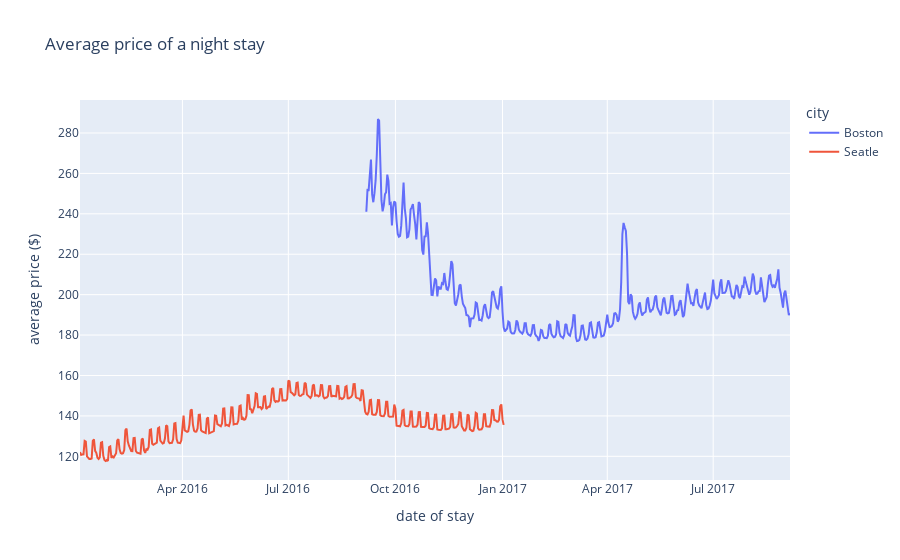

This figure's notebook cell:
### Markdown cell above
Evolution of the average price over time

### Code cell
fig = px.line(df_daily_price, x='date', y='price', color='city',
              labels={
                     "date": "date of stay",
                     "price": "average price ($)",
                     "city": "city"
                 },
                title="Average price of a night stay")
fig.show()

### Figure 1 — Plotly figure (JSON) as saved in the notebook; plotly's stock layout.template omitted (floating-point values rounded to 4 significant figures; data arrays with more than 128 entries replaced by an {"elided": "..."} marker saying what was removed)
{"data": [{"hovertemplate": "city=Boston<br>date of stay=%{x}<br>average price ($)=%{y}<extra></extra>", "legendgroup": "Boston", "line": {"color": "#636efa", "dash": "solid"}, "marker": {"symbol": "circle"}, "mode": "lines", "name": "Boston", "orientation": "v", "showlegend": true, "type": "scatter", "x": {"elided": "365 str values"}, "xaxis": "x", "y": {"elided": "365 float values"}, "yaxis": "y"}, {"hovertemplate": "city=Seatle<br>date of stay=%{x}<br>average price ($)=%{y}<extra></extra>", "legendgroup": "Seatle", "line": {"color": "#EF553B", "dash": "solid"}, "marker": {"symbol": "circle"}, "mode": "lines", "name": "Seatle", "orientation": "v", "showlegend": true, "type": "scatter", "x": {"elided": "365 str values"}, "xaxis": "x", "y": {"elided": "365 float values"}, "yaxis": "y"}], "layout": {"legend": {"title": {"text": "city"}, "tracegroupgap": 0}, "title": {"text": "Average price of a night stay"}, "xaxis": {"anchor": "y", "domain": [0, 1], "title": {"text": "date of stay"}}, "yaxis": {"anchor": "x", "domain": [0, 1], "title": {"text": "average price ($)"}}}}
